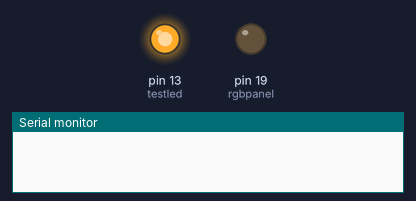
A sketch run on a simulated Arduino Uno, built with avr-gcc and run on an emulated ATmega328P. On the bench: output pins drawn as LEDs (lit = HIGH), the last lines printed to the serial monitor.

Above: at 0.1 s.
At 1.1 s:
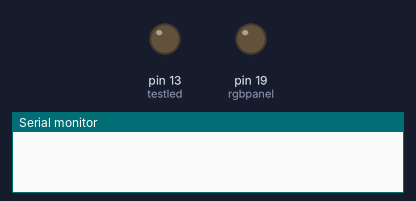
At 2.5 s:
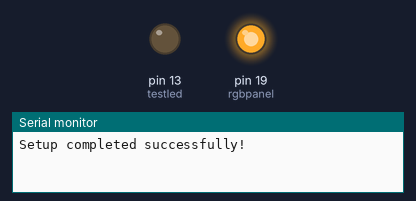
Timing chart, 0 to 4.0 s (numbered marks = the images above):
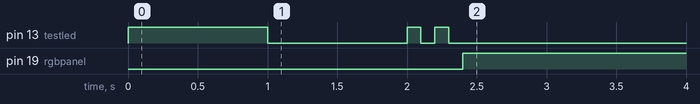

The sketch:

LightViewMirror_LED.ino
```cpp
int testled = 13;     // LED on teensy is at pin 13.


void setup() {    // put your setup code here, to run once:

  pinMode(testled, OUTPUT);

  digitalWrite(testled, HIGH);  // turn the LED on (HIGH is the voltage level)
  delay(1000);                  // wait for a second
  digitalWrite(testled, LOW);   // turn the LED off by making the voltage LOW
  delay(1000);

  for (int i = 1; i <= 2; i++) {
    digitalWrite(testled, HIGH);  // turn the LED on (HIGH is the voltage level)
    delay(100);                  // wait for a second
    digitalWrite(testled, LOW);   // turn the LED off by making the voltage LOW
    delay(100);                   // wait for a second
 }
 Serial.begin(9600);
 Serial.println("Setup completed successfully!");
}

int rgbpanel = 19;


void loop() {     // put your main code here, to run repeatedly:

  pinMode(rgbpanel, OUTPUT);

  digitalWrite(rgbpanel, HIGH);
  delay (1000);

}
```

Measured:
- by itself, pin 19 (rgbpanel): LOW → HIGH at 2.4 s
